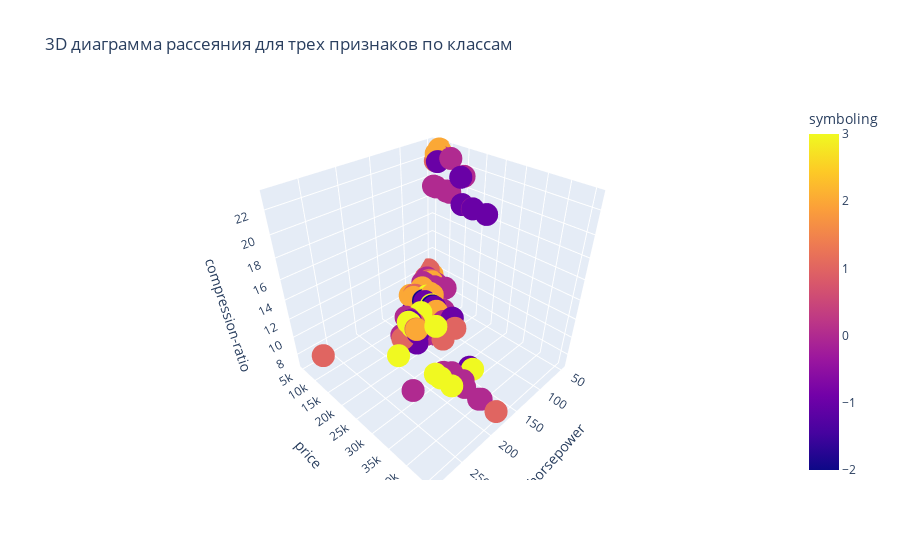

Notebook source saved alongside this figure:
### Markdown cell above
### task 10
___

### Code cell
features = data.columns[:3]

fig = px.scatter_3d(
    data,
    x=features[0],
    y=features[1],
    z=features[2],
    color="symboling",
    title="3D диаграмма рассеяния для трех признаков по классам"
)

fig.show()

### Figure 1 — Plotly figure (JSON) as saved in the notebook; plotly's stock layout.template omitted (floating-point values rounded to 4 significant figures; data arrays with more than 128 entries replaced by an {"elided": "..."} marker saying what was removed)
{"data": [{"hovertemplate": "horsepower=%{x}<br>price=%{y}<br>compression-ratio=%{z}<br>symboling=%{marker.color}<extra></extra>", "legendgroup": "", "marker": {"color": {"elided": "205 int values"}, "coloraxis": "coloraxis", "symbol": "circle"}, "mode": "markers", "name": "", "scene": "scene", "showlegend": false, "type": "scatter3d", "x": {"elided": "205 float values"}, "y": {"elided": "205 float values"}, "z": {"elided": "205 float values"}}], "layout": {"coloraxis": {"colorbar": {"title": {"text": "symboling"}}, "colorscale": [[0, "#0d0887"], [0.1111, "#46039f"], [0.2222, "#7201a8"], [0.3333, "#9c179e"], [0.4444, "#bd3786"], [0.5556, "#d8576b"], [0.6667, "#ed7953"], [0.7778, "#fb9f3a"], [0.8889, "#fdca26"], [1, "#f0f921"]]}, "legend": {"tracegroupgap": 0}, "scene": {"domain": {"x": [0, 1], "y": [0, 1]}, "xaxis": {"title": {"text": "horsepower"}}, "yaxis": {"title": {"text": "price"}}, "zaxis": {"title": {"text": "compression-ratio"}}}, "title": {"text": "3D диаграмма рассеяния для трех признаков по классам"}}}
